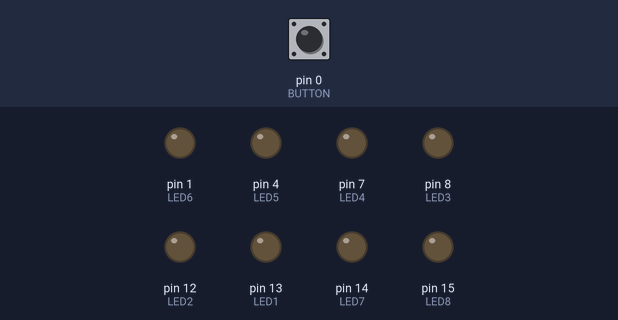
Simulated run of this sketch. Board: Arduino Uno, built with avr-gcc and run on an emulated ATmega328P. Parts: output pins drawn as LEDs (lit = HIGH). Dashed ring = blinking. Inputs (shaded band) come from the test bench; at power-on: pin 0 (BUTTON) LOW.

Above: at 1.2 s.
1.3 s: pin 0 (BUTTON) pulled HIGH for 0.15 s
At 1.46 s:
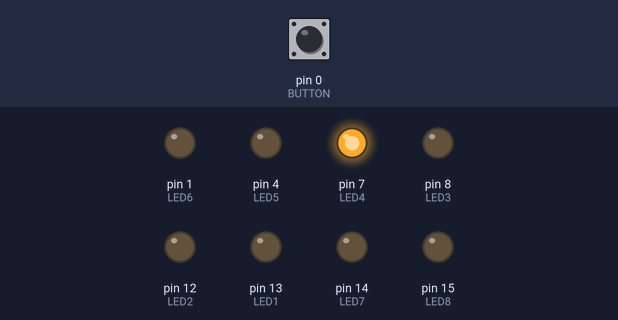
4.3 s: pin 0 (BUTTON) pulled HIGH for 3.2 s
At 4.51 s:
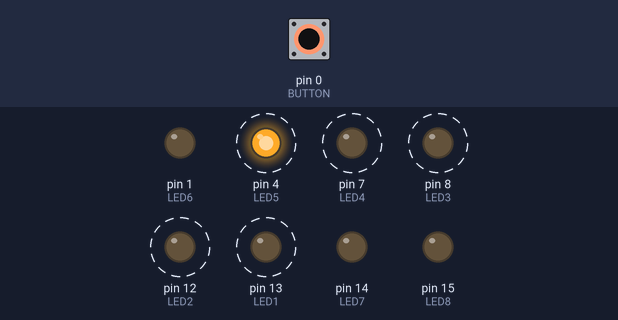
At 4.96 s:
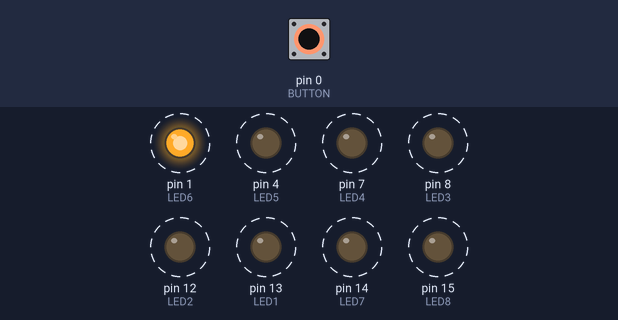
Timing chart, 0 to 9.0 s (numbered marks = the images above; inputs shaded):
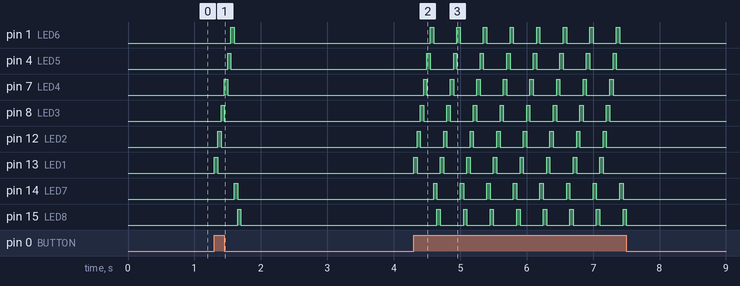

Measured:
- after the input at 1.3 s, pin 1 (LED6): LOW → HIGH after 0.25 s, → LOW 0.05 s later; pin 4 (LED5): LOW → HIGH after 0.20 s, → LOW 0.05 s later; pin 7 (LED4): LOW → HIGH after 0.15 s, → LOW 0.05 s later; pin 8 (LED3): LOW → HIGH after 0.10 s, → LOW 0.05 s later; pin 12 (LED2): LOW → HIGH after 0.05 s, → LOW 0.05 s later
- after the input at 4.3 s, pin 1 (LED6): alternates HIGH for 0.05 s and LOW for 0.35 s, 16 changes in all, then stays LOW, starting after 0.25 s; pin 4 (LED5): alternates HIGH for 0.05 s and LOW for 0.35 s, 16 changes in all, then stays LOW, starting after 0.20 s

The sketch:

code.ino
```cpp
const int BUTTON = 0;  // Pushbutton Input to Pin No.0
const int LED1 = 13;   // Output LED1 to Pin No. 13
const int LED2 = 12;
const int LED3 = 8;
const int LED4 = 7;
const int LED5 = 4;
const int LED6 = 1;
const int LED7 = 14;
const int LED8 = 15;

int delay_time = 50; //Define delay_time as 50 ms time each led blink

int BUTTONState = 0;  // To store input status

void setup() {
  pinMode(LED1, OUTPUT); // Define LED1 pin as Output.
  pinMode(LED2, OUTPUT);
  pinMode(LED3, OUTPUT);
  pinMode(LED4, OUTPUT);
  pinMode(LED5, OUTPUT);
  pinMode(LED6, OUTPUT);
  pinMode(LED7, OUTPUT);
  pinMode(LED8, OUTPUT);
  pinMode(BUTTON, INPUT);  // Define BUTTON pin as Input.
}


void loop() {
  BUTTONState = digitalRead(BUTTON);  // Reading input from Button Pin.

    if (BUTTONState == HIGH)  // Checking if Input from button is HIGH (1/+5V)
    {
      digitalWrite(LED1, HIGH);  //set LED1 to HIGH
      delay(delay_time);

      digitalWrite(LED2, HIGH);  //set LED2 to HIGH
      digitalWrite(LED1, LOW);  //set LED1 to HIGH
      delay(delay_time);
      digitalWrite(LED3, HIGH);
      digitalWrite(LED2, LOW);


      delay(delay_time);
      digitalWrite(LED4, HIGH);
      digitalWrite(LED3, LOW);


      delay(delay_time);
      digitalWrite(LED5, HIGH);
      digitalWrite(LED4, LOW);


      delay(delay_time);
      digitalWrite(LED6, HIGH);
      digitalWrite(LED5, LOW);


      delay(delay_time);
      digitalWrite(LED7, HIGH);
      digitalWrite(LED6, LOW);


      delay(delay_time);
      digitalWrite(LED8, HIGH);
      digitalWrite(LED7, LOW);

      delay(delay_time);
      digitalWrite(LED8, LOW);


    } else {
      digitalWrite(LED1, LOW);
      digitalWrite(LED2, LOW);
      digitalWrite(LED3, LOW);
      digitalWrite(LED4, LOW);
      digitalWrite(LED5, LOW);
      digitalWrite(LED6, LOW);
      digitalWrite(LED7, LOW);
      digitalWrite(LED8, LOW);
    }
  }
```
